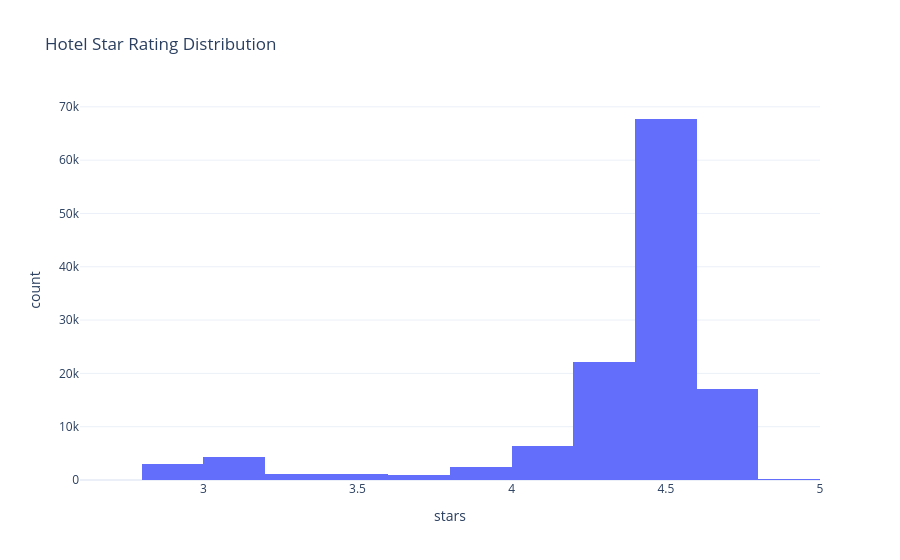

Here is the notebook cell this chart was saved with:
### Code cell
hotels = df[df["entity_type"] == "hotel"]

print(f"Hotels: {len(hotels):,} rows")
print(f"Avg stars       : {hotels['stars'].mean():.2f}")

fig = px.histogram(
    hotels,
    x="stars",
    nbins=20,
    title="Hotel Star Rating Distribution",
    template=PLOTLY_TEMPLATE,
)
fig.show()

### Figure 1 — Plotly figure (JSON) as saved in the notebook; plotly's stock layout.template omitted (floating-point values rounded to 4 significant figures; data arrays with more than 128 entries replaced by an {"elided": "..."} marker saying what was removed)
{"data": [{"bingroup": "x", "hovertemplate": "stars=%{x}<br>count=%{y}<extra></extra>", "legendgroup": "", "marker": {"color": "#636efa", "pattern": {"shape": ""}}, "name": "", "nbinsx": 20, "orientation": "v", "showlegend": false, "type": "histogram", "x": {"elided": "126599 float values"}, "xaxis": "x", "yaxis": "y"}], "layout": {"barmode": "relative", "legend": {"tracegroupgap": 0}, "title": {"text": "Hotel Star Rating Distribution"}, "xaxis": {"anchor": "y", "domain": [0, 1], "title": {"text": "stars"}}, "yaxis": {"anchor": "x", "domain": [0, 1], "title": {"text": "count"}}}}
